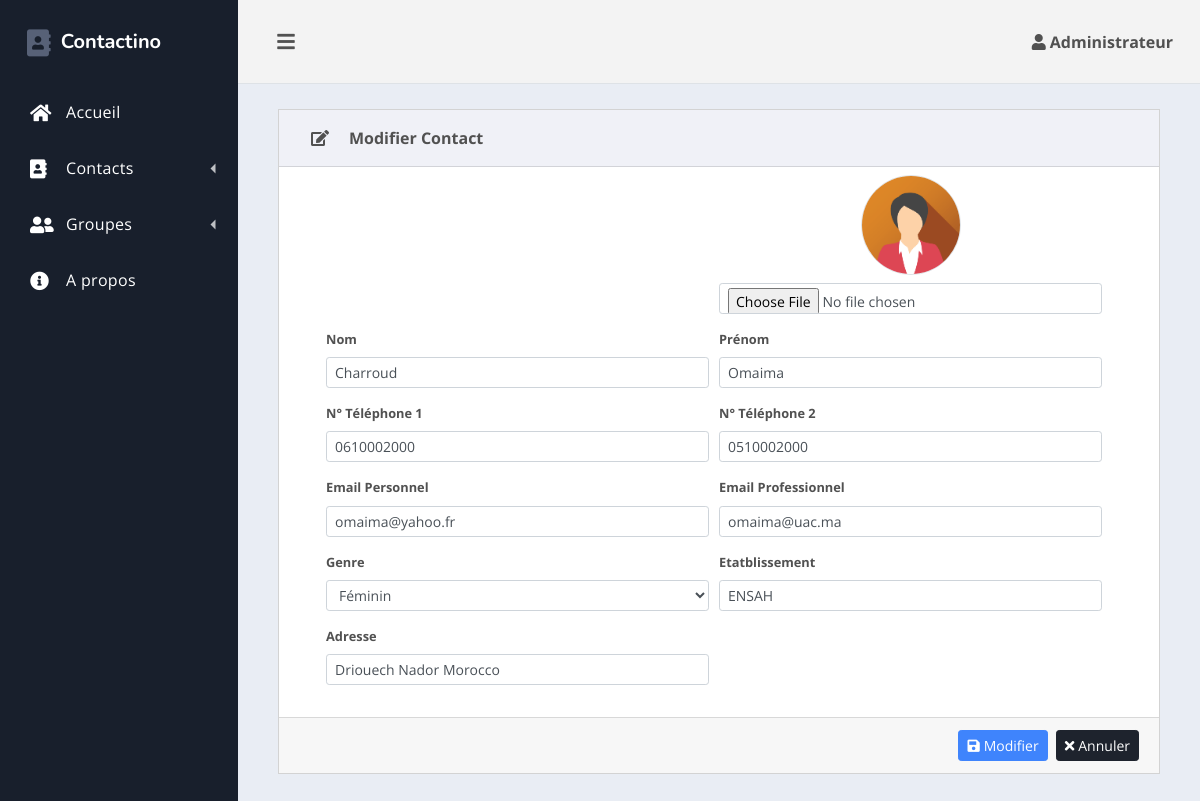
Screenshot of /Contactino/edit_contact.php?idContact=2 (signed in) with the database file from the repository.
### tables this page shows
CREATE TABLE IF NOT EXISTS `contacts` (
  `id` int(11) NOT NULL AUTO_INCREMENT,
  `nom` varchar(100) NOT NULL,
  `prenom` varchar(100) NOT NULL,
  `telephone1` varchar(20) NOT NULL,
  `telephone2` varchar(20) DEFAULT NULL,
  `photo` varchar(250) DEFAULT NULL,
  `email_Pers` varchar(100) NOT NULL,
  `email_Pro` varchar(100) DEFAULT NULL,
  `genre` varchar(25) DEFAULT NULL,
  `adresse` varchar(250) NOT NULL,
  `Etablissement` varchar(100) NOT NULL,
  PRIMARY KEY (`id`)
);

### Contactino/edit_contact.php (the view, shortened to what this page needs)
<?php include 'head.php' ;?>
 <?php
 include('db_connection.php');
     ?>
<?php
$que="SELECT * from contacts WHERE id='".$_GET["idContact"]."'";
$query=$con->query($que);
while($row=mysqli_fetch_array($query))
{
    extract($row);
$nom = $row['nom'];
$prenom = $row['prenom'];
$telephone1 = $row['telephone1'];
$telephone2 = $row['telephone2'];
$email_Pers = $row['email_Pers'];
$email_Pro = $row['email_Pro'];
$genre = $row['genre'];
$adresse = $row['adresse'];
$Etablissement = $row['Etablissement'];
$photo = $row['photo'];
}
$photo_defualt = "avatar_contactino.jpg";
?>
<body>
    <div class="dash">
       <?php include 'sidebar.php' ;?>
        <div class="dash-app">
          <?php include("header.php") ?>
            <main class="dash-content">
                <div class="container-fluid">
		<div class="row">
		<div class="col-xl-12">
				<div class="card spur-card">
						<div class="card-header">
								<div class="spur-card-icon">
										<i class="fas fa-edit"></i>
								</div>
								<div class="spur-card-title"> Modifier Contact</div>
						</div>
						<div class="card-body  pb-0 pt-2">
								<form method="post" name="contactform" enctype="multipart/form-data">
                  <div class="form-row col-md-12">
                    <div class="form-group col-md-6">
                    </div>
                    <div class="form-group col-md-6 text-center">
                        <image class="responsive thumbnail mb-2 border rounded-circle" src='uploads/contacts/<?php if($photo != ""){echo $photo;} else {echo $photo_defualt;}?>' style="height:100px;width:100px;">
                        <input type="file" class="form-control form-control-sm" name="photo" id="photo" accept="image/*" value="<?=$photo?>">
                    </div>
                  </div>
                  <div class="form-row col-md-12">
                      <div class="form-group col-md-6">
                          <label for="inputNom" class="small font-weight-bold">Nom</label>
                          <input type="text" class="form-control form-control-sm" id="nom" name="nom" value="<?php echo $nom; ?>" required>
                      </div>
                      <div class="form-group col-md-6" style="float:right">
                          <label for="inputPreom" class="small font-weight-bold">Prénom</label>
                          <input type="text" class="form-control form-control-sm" id="prenom" name="prenom" value="<?php echo $prenom; ?>" required>
                      </div>
                  </div>
                  <div class="form-row col-md-12">
                      <div class="form-group col-md-6">
                          <label for="inputTelephone1" class="small font-weight-bold">N° Téléphone 1</label>
                          <input type="text" class="form-control form-control-sm" id="telephone1" name="telephone1" value="<?php echo $telephone1; ?>" required>
                      </div>
                      <div class="form-group col-md-6">
                          <label for="inputTelephone1" class="small font-weight-bold">N° Téléphone 2</label>
                          <input type="text" class="form-control form-control-sm" id="telephone2" name="telephone2" value="<?php echo $telephone2; ?>">
                      </div>
                  </div>
                  <div class="form-row col-md-12">
                     <div class="form-group col-md-6">
                         <label for="inputEmailPersonnel" class="small font-weight-bold">Email Personnel</label>
                         <input type="text" class="form-control form-control-sm" id="email_pers" name="email_Pers" value="<?php echo $email_Pers; ?>" required>
                     </div>
                     <div class="form-group col-md-6">
                        <label for="inputEmailPerofessionnel" class="small font-weight-bold">Email Professionnel</label>
                         <input type="text" class="form-control form-control-sm" id="email_pro" name="email_Pro" value="<?php echo $email_Pro; ?>">
                     </div>
                 </div>
                  <div class="form-row col-md-12">
                      <div class="form-group col-md-6">
                          <label for="inputGenre" class="small font-weight-bold">Genre</label>
                          <select id="genre" class="form-control form-control-sm" name="genre">
                              <option value="Feminin" <?php if($genre=='Feminin'){ echo "Selected";}?>>Féminin</option>
                          </select>
                      </div>
                      <div class="form-group col-md-6">
                          <label for="inputEtatblissement" class="small font-weight-bold">Etatblissement</label>
                          <input type="text" class="form-control form-control-sm" id="etablissement" name="Etablissement" value="<?php echo $Etablissement; ?>">
                      </div>
                  </div>
                  <div class="form-row col-md-12">
                    <div class="form-group col-md-6">
                        <label for="inputAdresse" class="small font-weight-bold">Adresse</label>
                        <input type="text" class="form-control form-control-sm" id="adresse" name="adresse" value="<?php echo $adresse; ?>">
                    </div>
                  </div>
           </div>
           <div class="card-footer">
             <a href="view_contact.php" class="btn btn-dark btn-sm float-right"><span class="fa fa-times mr-1"></span>Annuler</a>
             <button type="submit" class="btn btn-primary btn-sm float-right mr-2" name="btn_update"><span class="fa fa-save mr-1"></span>Modifier</button>
           </div>
						</div>
				</div>
		</div>
</div>

### rows the page displays
contacts: photo (picture), nom "Charroud", prenom "Omaima", telephone1 "0610002000", telephone2 "0510002000", email_Pers "omaima@yahoo.fr", email_Pro "omaima@uac.ma", Etablissement "ENSAH", adresse "Driouech Nador Morocco"

### other values shown
$_SESSION['nom'] "Administrateur"
